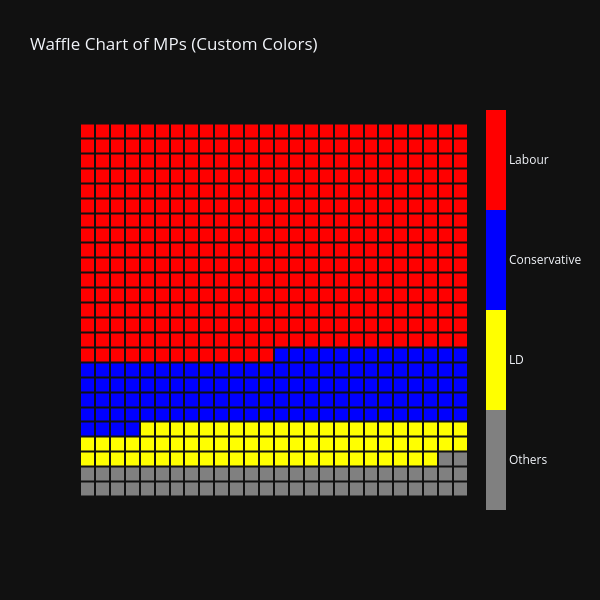

The notebook cell this image was saved under:
### Markdown cell above
## Waffle Chart - Example 2

Here we set a range of colours that are meaningful to the data (i.e the party colours)

### Code cell
fig_waffle = pxx.waffle(df=waffle_df, 
                       categories_col='Party', 
                       values_col='Seats',
                       title='Waffle Chart of MPs (Custom Colors)',
                       local_colors=['grey', 'yellow', 'blue', 'red'],
                       width=600,
                       template='plotly_dark'
                       )
fig_waffle.show()

### Figure 1 — Plotly figure (JSON) as saved in the notebook; plotly's stock layout.template omitted (floating-point values rounded to 4 significant figures; data arrays with more than 128 entries replaced by an {"elided": "..."} marker saying what was removed)
{"data": [{"autocolorscale": false, "colorbar": {"outlinecolor": "black", "outlinewidth": 0, "thickness": 20, "ticktext": ["Others", "LD", "Conservative", "Labour"], "tickvals": [0.375, 1.125, 1.875, 2.625]}, "colorscale": [[0, "grey"], [0.25, "grey"], [0.25, "yellow"], [0.5, "yellow"], [0.5, "blue"], [0.75, "blue"], [0.75, "red"], [1, "red"]], "type": "heatmap", "xgap": 2, "ygap": 2, "z": {"elided": "25x26 int values"}}], "layout": {"height": 600, "title": {"text": "Waffle Chart of MPs (Custom Colors)"}, "width": 600, "xaxis": {"showgrid": false, "showticklabels": false, "zeroline": false}, "yaxis": {"scaleanchor": "x", "showgrid": false, "showticklabels": false, "zeroline": false}}}
